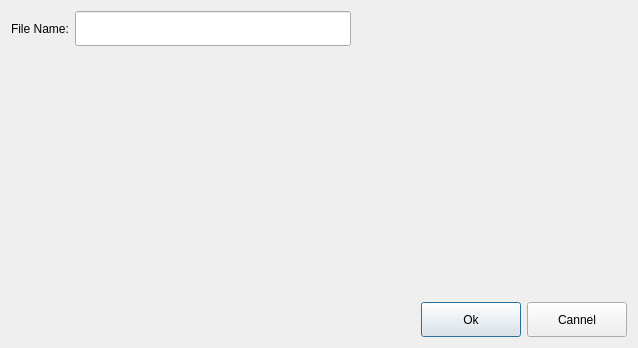
<?xml version="1.0" encoding="UTF-8"?>
<ui version="4.0">
 <class>GInputDialog</class>
 <widget class="QDialog" name="GInputDialog">
  <property name="geometry">
   <rect>
    <x>0</x>
    <y>0</y>
    <width>638</width>
    <height>348</height>
   </rect>
  </property>
  <property name="windowTitle">
   <string>Dialog</string>
  </property>
  <layout class="QVBoxLayout" name="verticalLayout">
   <item>
    <layout class="QHBoxLayout" name="horizontalLayout">
     <item>
      <widget class="QLabel" name="label">
       <property name="text">
        <string>File Name:</string>
       </property>
      </widget>
     </item>
     <item>
      <widget class="QLineEdit" name="lineEdit">
       <property name="minimumSize">
        <size>
         <width>0</width>
         <height>35</height>
        </size>
       </property>
      </widget>
     </item>
     <item>
      <spacer name="horizontalSpacer">
       <property name="orientation">
        <enum>Qt::Horizontal</enum>
       </property>
       <property name="sizeHint" stdset="0">
        <size>
         <width>40</width>
         <height>20</height>
        </size>
       </property>
      </spacer>
     </item>
    </layout>
   </item>
   <item>
    <widget class="QWidget" name="widget" native="true">
     <property name="sizePolicy">
      <sizepolicy hsizetype="Expanding" vsizetype="Expanding">
       <horstretch>0</horstretch>
       <verstretch>0</verstretch>
      </sizepolicy>
     </property>
    </widget>
   </item>
   <item>
    <spacer name="verticalSpacer">
     <property name="orientation">
      <enum>Qt::Vertical</enum>
     </property>
     <property name="sizeType">
      <enum>QSizePolicy::Fixed</enum>
     </property>
     <property name="sizeHint" stdset="0">
      <size>
       <width>20</width>
       <height>10</height>
      </size>
     </property>
    </spacer>
   </item>
   <item>
    <layout class="QHBoxLayout" name="horizontalLayout_2">
     <item>
      <spacer name="horizontalSpacer_2">
       <property name="orientation">
        <enum>Qt::Horizontal</enum>
       </property>
       <property name="sizeHint" stdset="0">
        <size>
         <width>40</width>
         <height>20</height>
        </size>
       </property>
      </spacer>
     </item>
     <item>
      <widget class="QPushButton" name="pushButtonOk">
       <property name="minimumSize">
        <size>
         <width>100</width>
         <height>35</height>
        </size>
       </property>
       <property name="text">
        <string>Ok</string>
       </property>
      </widget>
     </item>
     <item>
      <widget class="QPushButton" name="pushButtonCannel">
       <property name="minimumSize">
        <size>
         <width>100</width>
         <height>35</height>
        </size>
       </property>
       <property name="text">
        <string>Cannel</string>
       </property>
      </widget>
     </item>
    </layout>
   </item>
  </layout>
 </widget>
 <resources/>
 <connections>
  <connection>
   <sender>pushButtonOk</sender>
   <signal>clicked()</signal>
   <receiver>GInputDialog</receiver>
   <slot>accept()</slot>
   <hints>
    <hint type="sourcelabel">
     <x>471</x>
     <y>320</y>
    </hint>
    <hint type="destinationlabel">
     <x>318</x>
     <y>173</y>
    </hint>
   </hints>
  </connection>
  <connection>
   <sender>pushButtonCannel</sender>
   <signal>clicked()</signal>
   <receiver>GInputDialog</receiver>
   <slot>reject()</slot>
   <hints>
    <hint type="sourcelabel">
     <x>577</x>
     <y>320</y>
    </hint>
    <hint type="destinationlabel">
     <x>318</x>
     <y>173</y>
    </hint>
   </hints>
  </connection>
 </connections>
</ui>
